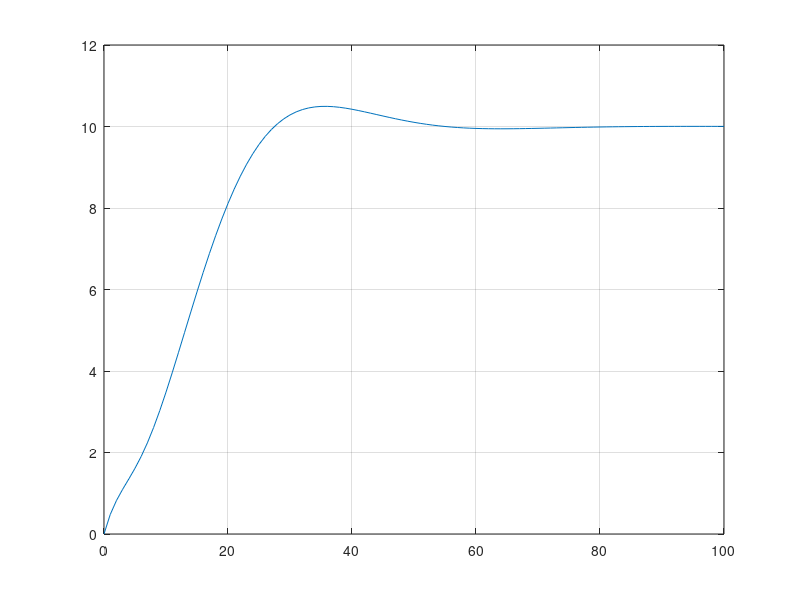
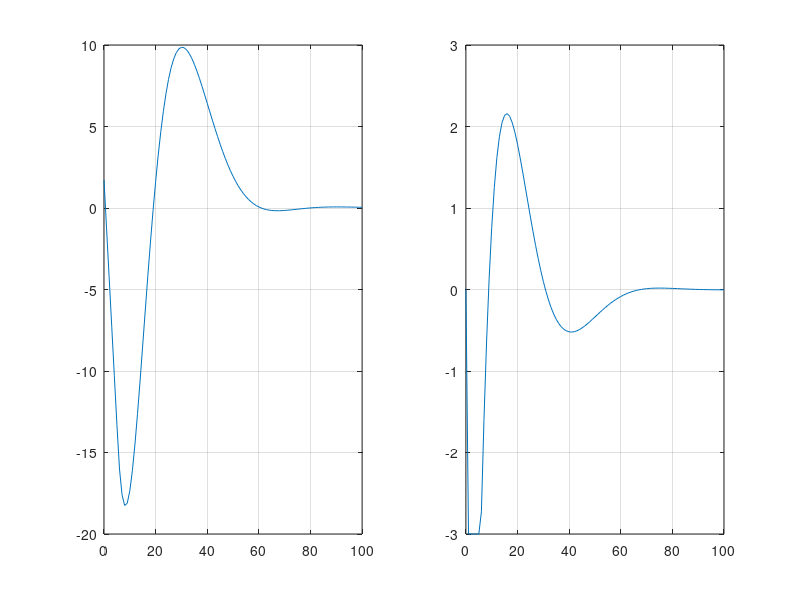

Reproduce these figures in MATLAB, in order.
clear all
close all

% шаг дискретизации
T = 1;
T_final = 100

% начальные условия
x0 = [0.01; 0.01; 0; 0.03];
r = 10*pi/180;
%ограничения на управление
u_d = 3*pi/180;
delta_d = 35*pi/180;
% время движения
t = 0:T:T_final;

% Определение переменных (по смыслу из текста)
% beta (β) - угол дрейфа
% omega (ω) - угловая скорость по курсу
% phi (φ) - угол рыскания
% delta (δ) - угол поворота рулей

% Задание коэффициентов
a11 = -0.0454;
a12 = 0.560;
a21 = 0.0267;
a22 = -0.408;

b1 = -0.0132;
b2 = -0.00742;

h1 = -0.0648;
h2 = -0.00456;

% Составление матриц

A = [a11, a12, 0, b1;
    a21, a22, 0, b2;
    0, 1, 0, 0;
    0, 0, 0, 0];
B1 = [0;0;0;1]
B = B1
C = [0,0,1,0];
C_r = [0,0,0,1];
%C = eye(4,4);
D = 0

sys = ss(A,B,C,D)


% Дискретная система
%A_d = A*T + eye(4,4);
%B_d = T*B;
%C_d = C;
%D_d = zeros(1,1);
%ship_sys = ss(A_d, B_d,C_d,D_d,T);
% дисретизация C2D

sys_d = c2d(sys,T)

A_d = sys_d.A;
B_d = sys_d.B;
C_d = sys_d.C;
D_d = sys_d.D;


% дискретный функционал
R = eye(1,1)
Q = [0, 0, 0, 0; 
     0, 0, 0, 0; 
     0, 0, 1, 0; 
     0, 0, 0, 0];

% LQR-регулятор
[K,S,aaaa] = dlqr(A_d,B_d,Q,R);
K = -K;
eig(A_d+B_d*K)

% моделирование LQR-регулятора

A_cl = (A_d+B_d*K);
B_cl = zeros(4,1);
C_cl = C;

sys_cl = ss(A_cl,B_cl,C_cl,D_d,T);


% график модели замкнутой LQR-регулятором 
%initial(sys_cl, x0);
%grid on;


% MPC подход с разными p (горизонт прогноза)
p = 50;

% алгоритм построения
% строим матрицу L1 и M1
M1 = C*B_d;
M_str = B_d;
L1 = C*A_d;
for i =2:p
    L1 = [L1;C*(A_d^i)];
    M_str = [A_d*M_str,B_d];
    [rows, cols] = size(M1);
    M1 = [M1, zeros(rows,1); C*M_str];
end


% вычисляем K и T
% строим Q_mpc и R_mpc
Q_mpc = [1];
Q = [1];
R_mpc = R;

[rowsQ, colsQ] = size(Q);
[rowsR, colsR] = size(R);

for i =2:p

    [rowsQ_mpc, colsQ_mpc] = size(Q_mpc);
    [rowsR_mpc, colsR_mpc] = size(R_mpc);
    Q_mpc = [Q_mpc,zeros(rowsQ_mpc,colsQ);zeros(rowsQ,colsQ_mpc),Q];
    R_mpc = [R_mpc,zeros(rowsR_mpc,colsR);zeros(rowsR,colsR_mpc),R];
end

% строим K_ и T_
K_mpc = -inv((M1')*Q_mpc*M1 + R_mpc)*(M1')*Q_mpc*L1;
T_mpc = inv((M1')*Q_mpc*M1 + R_mpc)*(M1')*Q_mpc;

K_mpc = K_mpc(1,:)
T_mpc = T_mpc(1,:)


% Второе задание 

% Составим допустимое множество для регулятора
x_ = x0
r_ = r
by = [delta_d]
bu = [u_d]
for i=2:p
    r = [r_;r]
    by = [by; delta_d]
    bu = [bu;u_d]
end
by = [by;by]
bu = [bu;bu]
% Ограничение на величину управления
Au = [eye(p,p); -eye(p,p)]

% Ограничение на контролируемую переменную в нашем случае дельта
%построим матрицы M1 и L1 для ограничения 

M1_d = C_r*B_d;
M_str_d = B_d;
L1_d = C_r*A_d;
for i =2:p
    L1_d = [L1_d;C_r*(A_d^i)];
    M_str_d = [A_d*M_str_d,B_d];
    [rows, cols] = size(M1_d);
    M1_d = [M1_d, zeros(rows,1); C_r*M_str_d];
end
Ay = [M1_d; -M1_d]
bx = [-L1_d; L1_d]


% составим общую систему ограничений
A_big = [Au; Ay];
b = [bu;by] + [zeros(size(bu)); bx*x_];


% моделирование с вычислением управления на каждом шаге с учетом
% ограничений
% первый прогон с нулевыми управлениями, надеюсь MPC дальше исправится
% составим вектор 
g = L1*x_ - r
H = (M1'*Q_mpc*M1 + R_mpc)
f = M1'*Q_mpc*g
%H = (H + H')/2
J = @(u) (u'*H*u) + 2*f'*u + g'*Q_mpc*g
u_ = [0]
x_array3 = [x_(3)]
x_array4 = [x_(4)]
u_array = [u_(1)]
for i=1:T:T_final
    u_ = quadprog(H,f,A_big,b);
    x_ = A_d*x_ + B_d*u_(1);
    b = [bu;by] + [zeros(size(bu)); bx*x_];
    g = L1*x_ - r;
    f = M1'*Q_mpc*g;
    x_array3 =[x_array3, x_(3)];
    x_array4 =[x_array4, x_(4)];
    u_array = [u_array, u_(1)];
end
figure(1)
plot(t, x_array3*180/pi)
grid on
figure(2)
subplot(1,2,1) 
plot(t, x_array4*180/pi)
grid on
subplot(1,2,2)
plot(t,u_array*180/pi)
grid on
